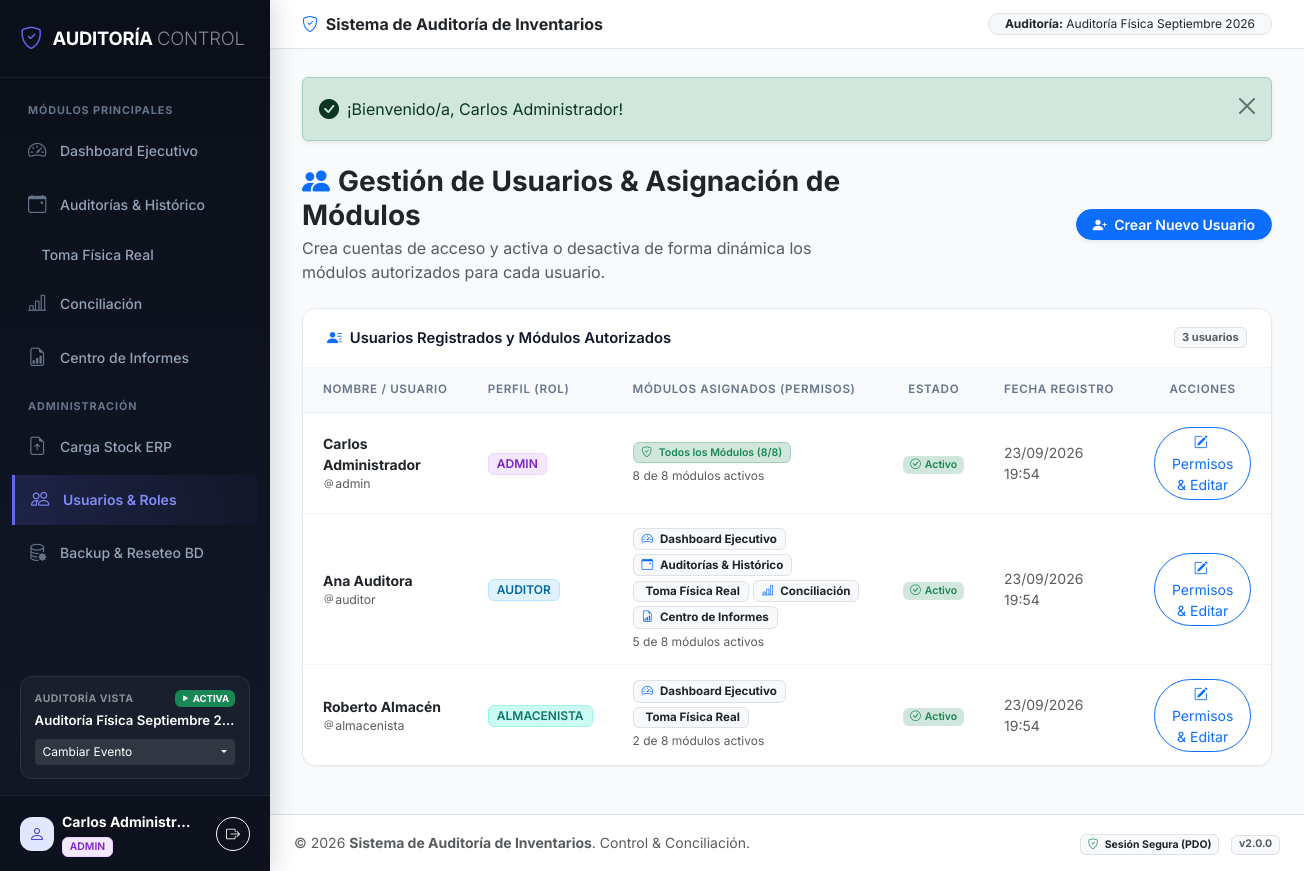
/usuarios.php (signed in), run on the app's committed database.
### tables this page shows
CREATE TABLE IF NOT EXISTS `eventos_auditoria` (
  `id` INT AUTO_INCREMENT PRIMARY KEY,
  `nombre_evento` VARCHAR(150) NOT NULL,
  `bodega_sucursal` VARCHAR(100) NOT NULL DEFAULT 'Bodega Principal',
  `fecha_inicio` DATETIME DEFAULT CURRENT_TIMESTAMP,
  `fecha_cierre` DATETIME NULL,
  `estado` ENUM('activa', 'cerrada') NOT NULL DEFAULT 'activa',
  `usuario_creador` VARCHAR(100) NOT NULL DEFAULT 'Admin',
  `notas` TEXT NULL
);

CREATE TABLE IF NOT EXISTS `usuarios` (
  `id` INT AUTO_INCREMENT PRIMARY KEY,
  `nombre` VARCHAR(100) NOT NULL,
  `username` VARCHAR(50) NOT NULL UNIQUE,
  `password` VARCHAR(255) NOT NULL,
  `perfil` ENUM('admin', 'auditor', 'almacenista') NOT NULL DEFAULT 'almacenista',
  `permisos` TEXT NULL,
  `estado` TINYINT(1) NOT NULL DEFAULT 1,
  `fecha_creacion` TIMESTAMP DEFAULT CURRENT_TIMESTAMP
);

### usuarios.php (the view, shortened to what the rows shown need)
<?php
require_once __DIR__ . '/auth.php';
$catalogoModulos = obtenerCatalogoModulos();
$usuariosList = [];
try {
    $pdo = getPDOConnection();
    $stmt = $pdo->query("SELECT id, nombre, username, perfil, estado, permisos, fecha_creacion FROM usuarios ORDER BY id ASC");
    $usuariosList = $stmt->fetchAll();
} catch (Exception $e) {
    $error = "Error al obtener lista de usuarios: " . $e->getMessage();
}
include __DIR__ . '/includes/header.php';
?>
<div class="card card-custom">
    <div class="card-body p-0">
        <div class="table-responsive">
            <table class="table table-hover table-custom align-middle mb-0">
                <thead>
                    <tr>
                        <th>Nombre / Usuario</th>
                        <th>Perfil (Rol)</th>
                        <th>Módulos Asignados (Permisos)</th>
                        <th class="text-center">Estado</th>
                        <th>Fecha Registro</th>
                        <th class="text-center">Acciones</th>
                    </tr>
                </thead>
                <tbody>
                    <?php foreach ($usuariosList as $u): ?>
                        <?php
                        $roleBadge = 'badge-role-almacenista';
                        if ($u['perfil'] === 'admin') $roleBadge = 'badge-role-admin';
                        if ($u['perfil'] === 'auditor') $roleBadge = 'badge-role-auditor';
                        $userPerms = obtenerPermisosUsuario($u['id']);
                        $totalModulos = count($catalogoModulos);
                        $totalUserPerms = count($userPerms);
                        ?>
                        <tr>
                            <td>
                                <div class="fw-bold text-dark"><?= htmlspecialchars($u['nombre']) ?></div>
                                <div class="small text-muted"><i class="bi bi-at"></i><?= htmlspecialchars($u['username']) ?></div>
                            </td>
                            <td>
                                <span class="badge <?= $roleBadge ?> text-uppercase px-2 py-1" style="font-size: 0.75rem;">
                                    <?= htmlspecialchars($u['perfil']) ?>
                                </span>
                            </td>
                            <td>
                                <div class="d-flex flex-wrap gap-1 align-items-center mb-1">
                                    <?php if ($totalUserPerms === $totalModulos || $u['username'] === 'admin'): ?>
                                        <span class="badge bg-success-subtle text-success border border-success-subtle px-2 py-1 fw-semibold">
                                            <i class="bi bi-shield-check me-1"></i> Todos los Módulos (<?= $totalModulos ?>/<?= $totalModulos ?>)
                                        </span>
                                    <?php elseif ($totalUserPerms === 0): ?>
                                        <span class="badge bg-secondary-subtle text-secondary border border-secondary-subtle px-2 py-1">
                                            <i class="bi bi-slash-circle me-1"></i> Sin Módulos Asignados
                                        </span>
                                    <?php else: ?>
                                        <?php foreach ($userPerms as $modKey): ?>
                                            <?php if (isset($catalogoModulos[$modKey])): ?>
                                                <span class="badge bg-light text-dark border px-2 py-1" title="<?= htmlspecialchars($catalogoModulos[$modKey]['descripcion']) ?>" style="font-size: 0.725rem;">
                                                    <i class="bi <?= $catalogoModulos[$modKey]['icono'] ?> text-primary me-1"></i>
                                                    <?= htmlspecialchars($catalogoModulos[$modKey]['nombre']) ?>
                                                </span>
                                            <?php endif; ?>
                                        <?php endforeach; ?>
                                    <?php endif; ?>
                                </div>
                                <div class="small text-muted" style="font-size: 0.75rem;">
                                    <?= $totalUserPerms ?> de <?= $totalModulos ?> módulos activos
                                </div>
                            </td>
                            <td class="text-center">
                                <?php if ($u['estado'] == 1): ?>
                                    <span class="badge bg-success-subtle text-success fw-semibold"><i class="bi bi-check-circle me-1"></i>Activo</span>
                                <?php else: ?>
                                    <span class="badge bg-secondary-subtle text-secondary fw-semibold"><i class="bi bi-x-circle me-1"></i>Inactivo</span>
                                <?php endif; ?>
                            </td>
                            <td class="small text-muted">
                                <?= date('d/m/Y H:i', strtotime($u['fecha_creacion'])) ?>
                            </td>
                            <td class="text-center">
                                <button type="button" class="btn btn-sm btn-outline-primary rounded-pill px-3" data-bs-toggle="modal" data-bs-target="#modalEditarUsuario<?= $u['id'] ?>">
                                    <i class="bi bi-pencil-square me-1"></i> Permisos & Editar
                                </button>
                            </td>
                        </tr>
                    <?php endforeach; ?>
                </tbody>
            </table>
        </div>
    </div>
</div>
<?php include __DIR__ . '/includes/footer.php'; ?>

### includes/header.php (shortened to what the rows shown need)
<?php
require_once __DIR__ . '/../auth.php';
$usuarioActual = obtenerUsuarioActual();
$eventoActual = obtenerEventoActivo();
$todosEventos = obtenerTodosEventos();
?>
<!DOCTYPE html>
<html lang="es">
<head>
    <link href="https://cdn.jsdelivr.net/npm/bootstrap@5.3.2/dist/css/bootstrap.min.css" rel="stylesheet">
    <link href="https://cdn.jsdelivr.net/npm/bootstrap-icons@1.11.1/font/bootstrap-icons.css" rel="stylesheet">
    <link rel="stylesheet" href="assets/css/style.css">
</head>
<body>
<div class="app-layout">
    <aside class="sidebar-wrapper no-print" id="sidebarWrapper">
        <div class="sidebar-event-card">
            <div class="d-flex justify-content-between align-items-center mb-1">
                <span class="text-uppercase text-white-50 fw-bold" style="font-size: 0.65rem; letter-spacing: 0.5px;">Auditoría Vista</span>
                <?php if ($eventoActual && $eventoActual['estado'] === 'activa'): ?>
                    <span class="badge bg-success text-white" style="font-size: 0.6rem;"><i class="bi bi-play-fill"></i> ACTIVA</span>
                <?php else: ?>
                    <span class="badge bg-secondary text-white" style="font-size: 0.6rem;"><i class="bi bi-lock-fill"></i> CERRADA</span>
                <?php endif; ?>
            </div>
            <div class="event-title mb-2" title="<?= htmlspecialchars($eventoActual['nombre_evento'] ?? 'Sin Selección') ?>">
                <?= htmlspecialchars($eventoActual['nombre_evento'] ?? 'Ninguna Seleccionada') ?>
            </div>
            <div class="dropdown">
                <button class="btn btn-dark btn-sm w-100 dropdown-toggle text-start d-flex justify-content-between align-items-center py-1 px-2 border-0" type="button" data-bs-toggle="dropdown" style="background: rgba(255,255,255,0.1); font-size: 0.75rem;">
                </button>
            </div>
        </div>
        <div class="sidebar-footer">
            <div class="d-flex align-items-center gap-2 overflow-hidden">
                <div class="overflow-hidden">
                    <div class="text-white fw-bold text-truncate small" style="max-width: 130px;"><?= htmlspecialchars($usuarioActual['nombre']) ?></div>
                    <?php
                    $roleClass = 'badge-role-almacenista';
                    if ($usuarioActual['perfil'] === 'admin') $roleClass = 'badge-role-admin';
                    ?>
                    <span class="badge <?= $roleClass ?> text-uppercase" style="font-size: 0.65rem;">
                        <?= htmlspecialchars($usuarioActual['perfil']) ?>
                    </span>
                </div>
            </div>
        </div>
    </aside>
    <div class="main-wrapper">
        <header class="topbar-custom no-print">
            <div class="d-flex align-items-center gap-2">
                <?php if ($eventoActual): ?>
                    <span class="badge bg-light text-dark border py-1.5 px-3 rounded-pill fw-normal">
                        <b>Auditoría:</b> <?= htmlspecialchars($eventoActual['nombre_evento']) ?>
                    </span>
                <?php endif; ?>
            </div>
        </header>
        <main class="main-content">

### data on the page
eventos_auditoria: id+nombre_evento "Auditoría Física Septiembre 2…", nombre_evento "Auditoría Física Septiembre 2026"
usuarios: nombre "Carlos Administr…", perfil "ADMIN", nombre "Carlos Administrador", username "admin", totalModulos "8", id "8", estado 1 (drawn), fecha_creacion "23/09/2026 19:54"
usuarios: nombre "Ana Auditora", username "auditor", perfil "AUDITOR", nombre "Dashboard Ejecutivo", nombre "Auditorías & Histórico", nombre "Toma Física Real", nombre "Conciliación", nombre "Centro de Informes", totalUserPerms "5", totalModulos "8", estado 1 (drawn), fecha_creacion "23/09/2026 19:54"
usuarios: nombre "Roberto Almacén", username "almacenista", perfil "ALMACENISTA", nombre "Dashboard Ejecutivo", nombre "Toma Física Real", totalUserPerms "2", totalModulos "8", estado 1 (drawn), fecha_creacion "23/09/2026 19:54"

### other printed values
$_SESSION['flash_success'] "¡Bienvenido/a, Carlos Administrador!"
count($usuariosList) "3"
